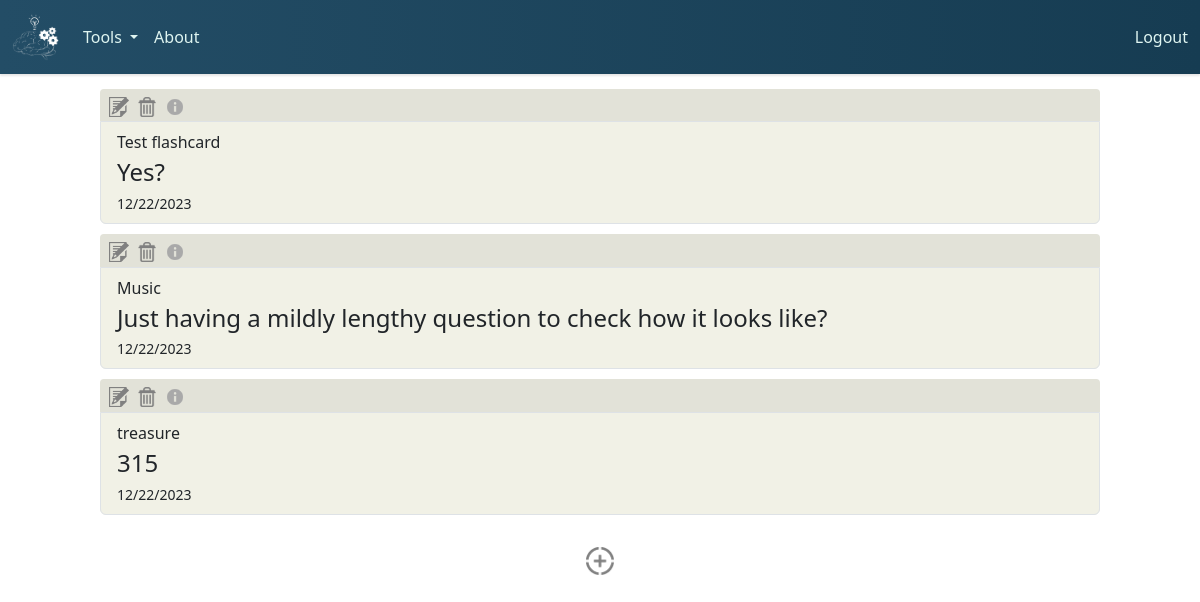
The app's page /flashcards (signed in), older data.
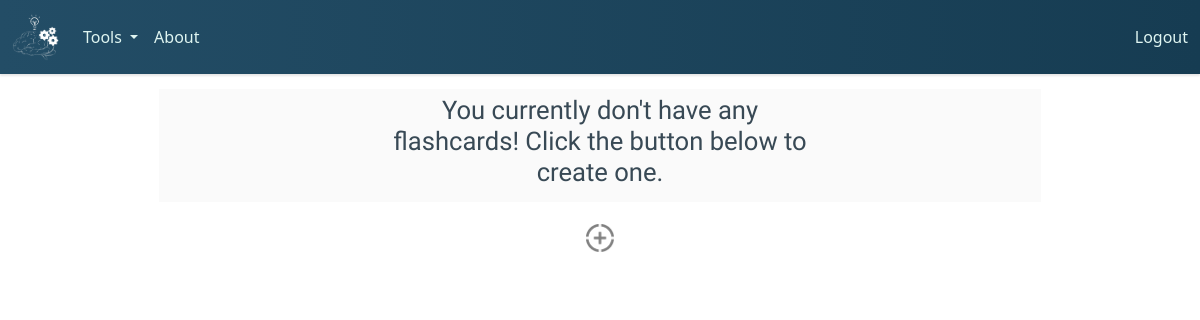
The same page, newer data.
### tables this page shows
CREATE TABLE flashcards (
    flashcard_id INTEGER PRIMARY KEY,
    user_id INTEGER,
    topic TEXT,
    question TEXT,
    answer TEXT,
    timestamp DATETIME DEFAULT CURRENT_TIMESTAMP,
    FOREIGN KEY (user_id) REFERENCES users(user_id)
);

### app/app.py (the view)
@app.route("/flashcards")
@login_required
def flashcards():
    user_id = session.get("user_id")
    user_flashcards = get_flashcards(user_id)
    return render_template("flashcards.html", flashcards=user_flashcards)

### app/app.py (called while the page is built)
@app.before_request
def check_session():
    restricted_routes = ["login", "register"]
    if "user_id" in session and request.endpoint in restricted_routes:
        return redirect("/")

@app.after_request
def after_request(response):
    response.headers["Cache-Control"] = "no-cache, no-store, must-revalidate"
    response.headers["Expires"] = 0
    response.headers["Pragma"] = "no-cache"
    return response

### app/helpers.py (called while the page is built)
def login_required(f):
    @wraps(f)
    def decorated_function(*args, **kwargs):
        if session.get("user_id") is None:
            return redirect("/login")
        return f(*args, **kwargs)
    return decorated_function

def get_db():
    db = getattr(g, "_database", None)
    if db is None:
        db = g._database = sqlite3.connect("../db/learning.db")
    return db

def get_flashcards(user_id):
    user_flashcards = []
    with get_db() as db:
        cursor = db.cursor()
        cursor.execute("SELECT flashcard_id, topic, question, answer, timestamp FROM flashcards WHERE user_id = ?",
                   (user_id,))
        rows = cursor.fetchall()
        for row in rows:
            timestamp_str = row[4]
            timestamp = datetime.strptime(timestamp_str, "%Y-%m-%d %H:%M:%S")
            flashcard_dict = {
                "flashcard_id": row[0],
                "topic": row[1],
                "question": row[2],
                "answer" : row[3],
                "timestamp": timestamp.strftime("%m/%d/%Y")
            }
            user_flashcards.append(flashcard_dict)
    return user_flashcards

### app/templates/flashcards.html (shortened to what this page needs)
{% extends "layout.html" %}
{% block main %}
    <link rel="stylesheet" href="../static/css/flashcards.css">
    <div id="flashcards" class="buttons-container">
        {% if flashcards %}
            {% for flashcard in flashcards %}
                <ul class="list-group buttons">
                    <div class="flashcard-buttons">
                        <button class="edit-button" type="button">
                            <img class="edit-icon" src="../static/images/edit-icon.png">
                        </button>
                        <button class="delete-button" type="button">
                            <img class="delete-icon" src="../static/images/delete-icon.png">
                        </button>
                        <button class="info-box-button" type="button">
                            <img class="info-box-icon" src="../static/images/info-icon.jpg">
                        </button>
                    </div>
                    <a href="#" class="list-group-item list-group-item-action flex-column align-items-start buttons">
                        <div class="d-flex w-100 justify-content-between">
                            <p class="mb-1 flashcard-topic">{{ flashcard["topic"] }}</p>
                        </div>
                        <h4 class="mb-1 flashcard-question">{{ flashcard["question"] }}</h4>
                        <small class="flashcard-timestamp">{{ flashcard["timestamp"] }}</small>
                    </a>
                </ul>
            {% endfor %}
        {% else %}
            <div id="no-flashcards-div">
                <h1 id="no-flashcards-message">You currently don't have any flashcards! Click the button below to create one.</h1>
            </div>
        {% endif %}
    </div>
    <div id="add-button-div" class="container-fluid">
        <button id="create-flashcard-button">
            <img id="add-icon" src="../static/images/add-icon.png" alt="Image">
        </button>
    </div>
{% endblock %}

### app/templates/layout.html (shortened to what this page needs)
<!DOCTYPE html>
<html lang="en">
<head>
    <link rel="stylesheet" href="../static/js/node_modules/bootstrap/dist/css/bootstrap.min.css">
    <link rel="stylesheet" href="../static/css/layout.css">
</head>
<body>
    <nav class="navbar navbar-expand-lg bg-navy">
        <div class="container-fluid">
            <a class="navbar-elements navbar-brand" href="/" >
                <img src="../static/images/logo-inverse.png" id="navbar-logo">
            </a>
        <div class="collapse navbar-collapse" id="navbarSupportedContent">
            <ul class="navbar-nav me-auto mb-2 mb-lg-0">
                <li class="nav-item dropdown">
                    <a class="navbar-elements nav-link dropdown-toggle" href="#" role="button" data-bs-toggle="dropdown" aria-expanded="false">
                        Tools
                    </a>
                </li>
                <li class="nav-item">
                    <a class="nav-link navbar-elements" aria-current="page" href="/about">About</a>
                </li>
            </ul>
        <a class="nav-link navbar-elements" aria-current="page" href="/logout">Logout</a>
        </div>
    </nav>
    <main>
        {% block main %}{% endblock %}
    </main>
</body>
</html>

### app/static/css/layout.css (style rules this page uses)
.navbar-elements, .dropdown-item { color: #dff5f1; }
.bg-navy { background: linear-gradient(90deg, #234d66, #163c52); box-shadow: 0 2px 2px rgba(0, 0, 0, 0.1); }
#navbar-logo { max-height: 6vh; }

### app/static/css/flashcards.css (style rules this page uses)
.buttons-container { display: flex; flex-direction: column; align-items: center; justify-content: center; margin: 10px; padding: 5px; }
#add-button-div { margin-top: 2vh; display: flex; justify-content: center; }
#no-flashcards-div { display: flex; justify-content: center; background-color: rgb(250, 250, 250); }
#no-flashcards-message { text-align: center; font-family: 'Inclusive Sans', sans-serif; font-size: 3.2vh; color: #384955; padding: 0.8vh; width: 50%; }
#create-flashcard-button { border: none; background-color: rgba(0, 0, 0, 0); }
#add-icon { max-width: 3.5vh; }

Row changes from the older to the newer data that the page shows:
removed flashcards: topic "Test flashcard", question "Yes?", timestamp "12/22/2023"
removed flashcards: topic "Music", question "Just having a mildly lengthy question to check how it looks like?", timestamp "12/22/2023"
removed flashcards: topic "treasure", question "315", timestamp "12/22/2023"
Text that changed along with them:
text now shown: "You currently don't have any flashcards! Click the button below to create one."
